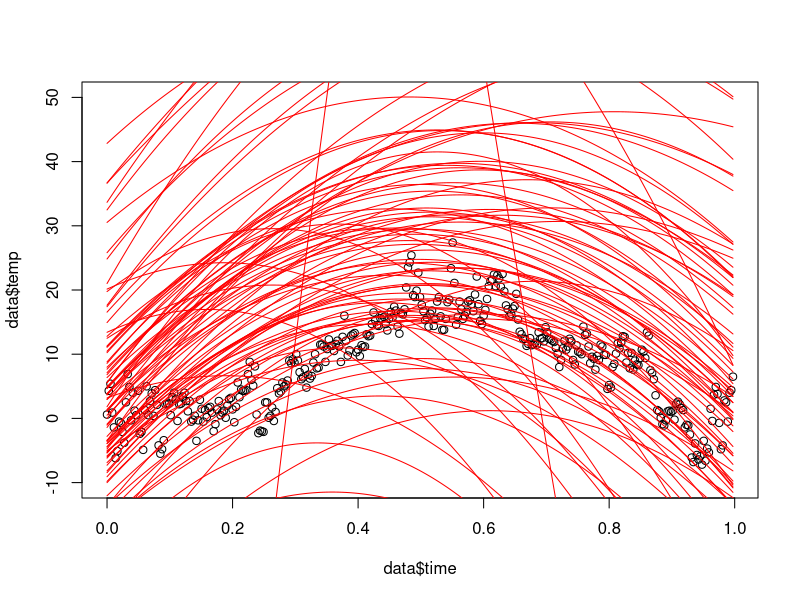
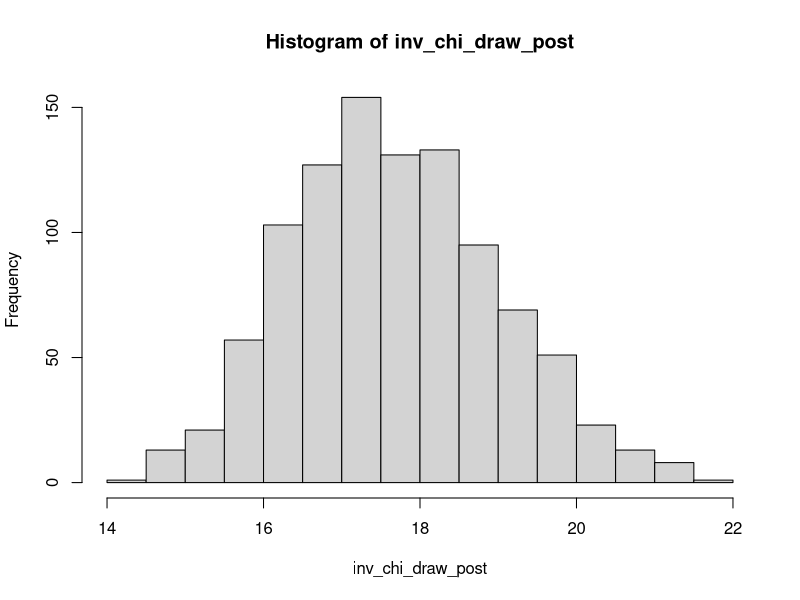
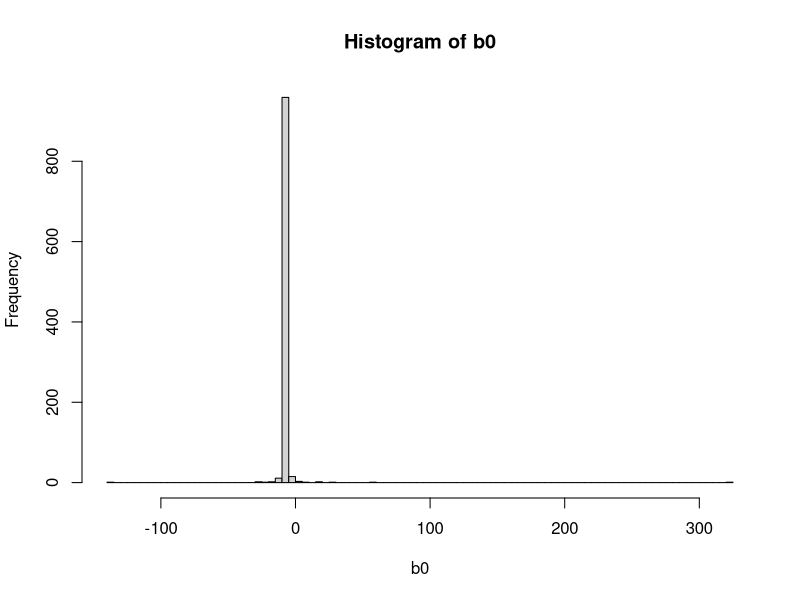
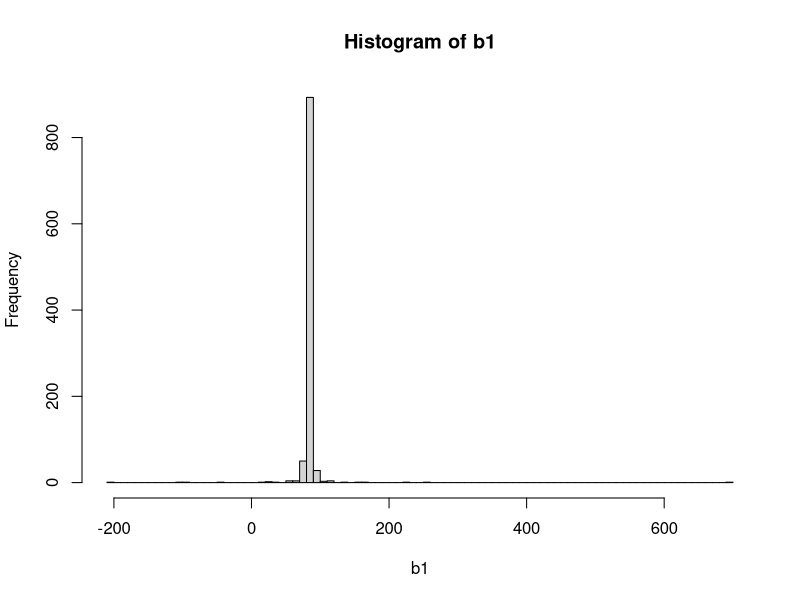
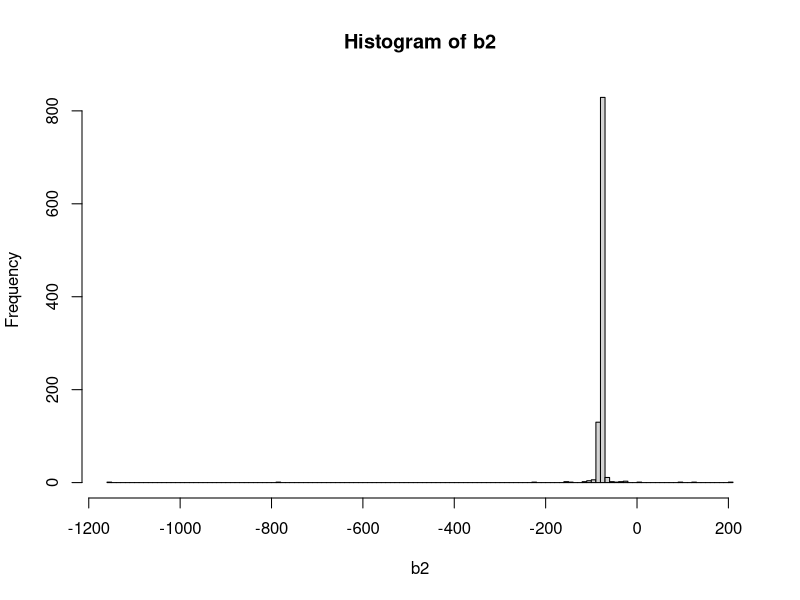
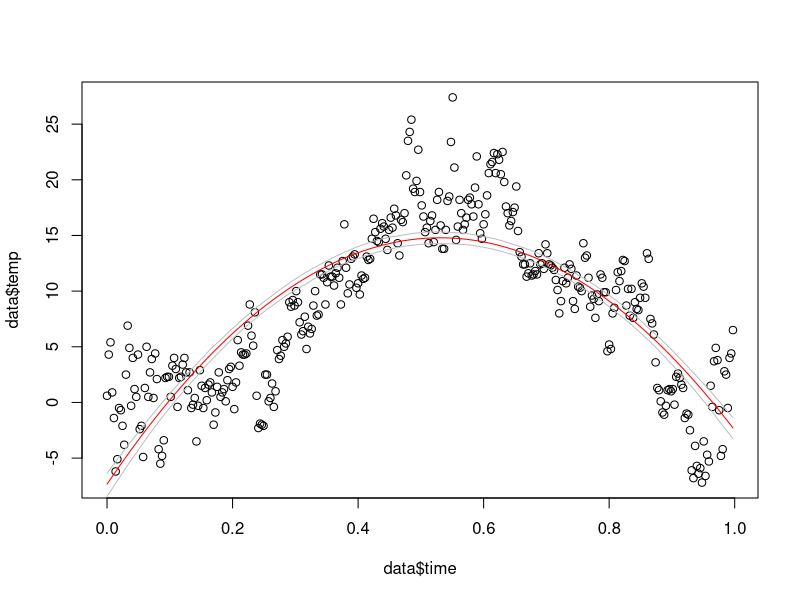
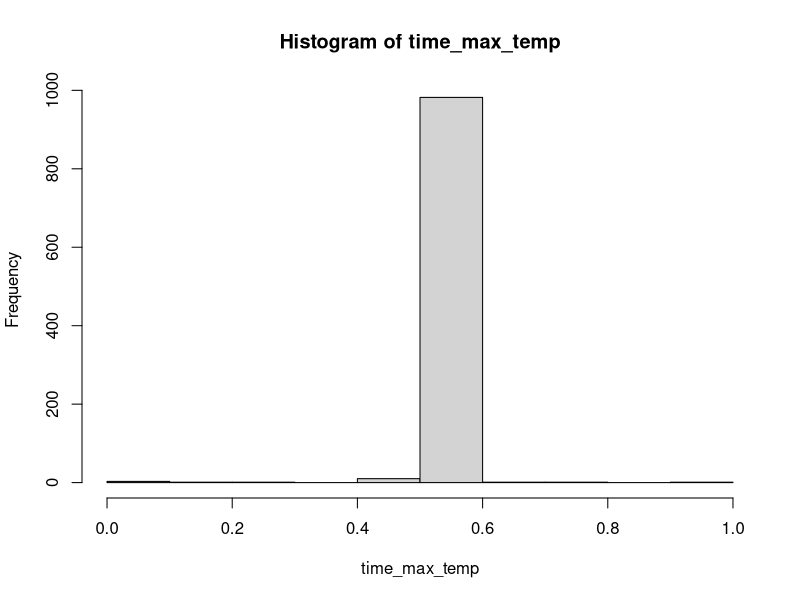
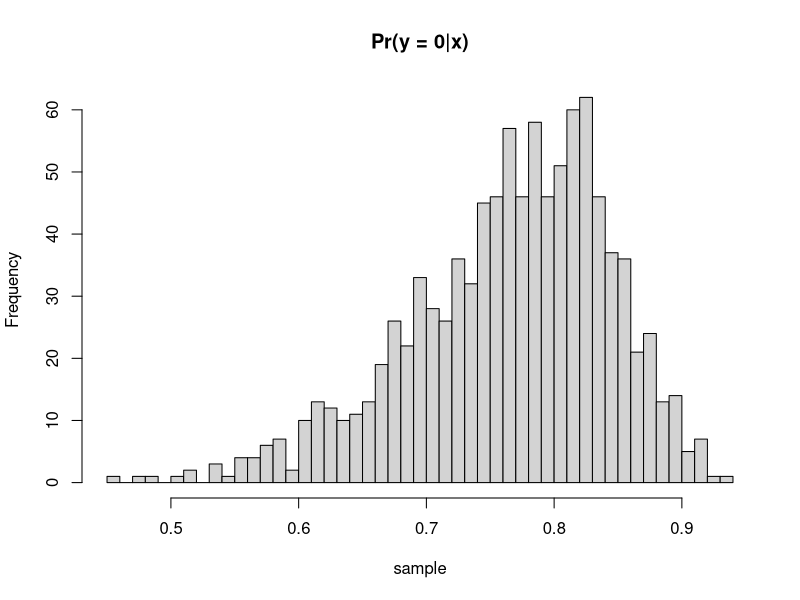

Source code (R) for these figures, in order:
## ---- chunk 1
knitr::opts_chunk$set(echo = TRUE)
## ---- chunk 2
library(mvtnorm)
library(readxl)

## ---- chunk 3
data <- readxl::read_xlsx("Linkoping2022.xlsx")

len<-nrow(data) #365

time <- (as.Date(data$datetime)-as.Date(data$datetime[1]))/365

data$time<-as.numeric(time)
v_0<-1
sigma_0<-1
mu_0 <- matrix(c(0,100,-100),byrow = TRUE)

#Inverse chi-square
inv_chi_draw <- c()
beta_parameters<- list()
omega <- 0.01*diag(3)

post_draw <- function(n){
  for(i in 1:n){
    chi_draw <- rchisq(1,v_0)
    inv_chi_draw[i]<<-(v_0*sigma_0)/(chi_draw)
    
    variance<- solve(omega)*inv_chi_draw[i]
    
    beta_parameters[i]<<-list(c(rmvnorm(1,c(0, 100, -100),variance)))
    
  }
  #hist(inv_chi_draw,breaks=1000)
}

post_draw(1000)

plot(data$time,data$temp, ylim=c(-10, 50))

for (i in 1:100){
  prediction<-c()
  for(j in 1:365){
    prediction[j]<-beta_parameters[[i]][1]+beta_parameters[[i]][2]*
      data$time[j] + beta_parameters[[i]][3]*(data$time[j]^2)
  }
  lines(data$time,prediction,col = "red")
}
## ---- chunk 4

#i)

inv_chi_draw_post <- c()
beta_parameters_post<- list()
joint_post<-function(n){
  X_value<- matrix(c(rep(1, 365),data$time,data$time^2), 
     nrow = 365, ncol = 3, byrow = FALSE)
  mu_inital <- solve(t(X_value)%*%X_value+omega)
  a <- t(X_value)%*%X_value
  b <-solve(t(X_value)%*%X_value)%*%t(X_value)%*%data$temp
  c <- omega%*%mu_0
  
  mu_n<-mu_inital %*% (a%*%b+c)
  
  Omega_n <-t(X_value)%*%X_value+omega
  v_n<-v_0+365
  
  a_1<-v_0*sigma_0+((t(matrix(data$temp))%*%matrix(data$temp))+t(mu_0)%*%
                      omega%*%mu_0- t(mu_n)%*%Omega_n%*%mu_n)
  sigma_n<-a_1/v_n
  
  
  for(i in 1:n){
    chi_draw <- rchisq(1,v_n) 
    inv_chi_draw_post[i]<<-((v_n)*sigma_n)/(chi_draw)
    
    variance_n<- solve(Omega_n)*inv_chi_draw[i] 
    
    beta_parameters_post[i]<<-list(c(rmvnorm(1,c(mu_n),variance_n)))
  }
  
}

n<-1000
joint_post(n)


hist(inv_chi_draw_post)

b0<-rep(NA,n)
b1<-rep(NA,n)
b2<-rep(NA,n)

for(i in 1:n){
  b0[i]<-beta_parameters_post[[i]][1]
  b1[i]<-beta_parameters_post[[i]][2]
  b2[i]<-beta_parameters_post[[i]][3]
}
  

hist(b0,breaks=100)
hist(b1,breaks=100)
hist(b2,breaks=100)
## ---- chunk 5
#ii)
plot(data$time,data$temp)

median_post<-c()
low_quantile<-c()
high_quantile<-c()

for (i in 1:365){
  prediction_post<-c()
  for(j in 1:n){
    prediction_post[j]<-beta_parameters_post[[j]][1]+
      beta_parameters_post[[j]][2]*data$time[i] +
      beta_parameters_post[[j]][3]*(data$time[i]^2)
  }
  median_post[i]<-median(prediction_post)
  #time_max_temp[i]<-data$time[which.max(prediction_post)]
  low_quantile[i]<-quantile(prediction_post, probs = 0.05)
  high_quantile[i]<-quantile(prediction_post, probs = 0.95)
}

lines(data$time,median_post,col = "red")
lines(data$time,low_quantile,col = "gray")
lines(data$time,high_quantile,col = "gray")
## ---- chunk 6

time_max_temp<-c()
values<-c()

for (i in 1:n){
  for(j in 1:365){
    values[j]<-beta_parameters_post[[i]][1]+beta_parameters_post[[i]][2]*
      data$time[j] + beta_parameters_post[[i]][3]*(data$time[j]^2)
  }
  time_max_temp[i]<-data$time[which.max(values)]
}

hist(time_max_temp)

## ---- chunk 7
# Load data
women_data <- as.matrix(read.table("WomenAtWork.dat", header=TRUE))
n_params <- ncol(women_data) - 1
n_obs <- nrow(women_data)

y <- women_data[1:n_obs, 1]
X <- women_data[1:n_obs, 2:ncol(women_data)]
x_names <- colnames(X)

# Set up prior
tau <- 2
mu <- matrix(0, n_params) # Prior mean vector
Sigma <- tau ** 2 * diag(n_params)

log_post_logistic <- function(betas, y, X, mu, Sigma) {
  lin_pred <- X %*% betas
  log_lik <- sum(lin_pred * y - log(1 + exp(lin_pred)))
  log_prior <- dmvnorm(betas, mu, Sigma, log=TRUE)
  
  return(log_lik + log_prior)
}

# Initial values for beta
init_val <- matrix(0, n_params)

# Optimize betas
optim_res <- optim(init_val, log_post_logistic, gr=NULL, y, X, mu, Sigma, 
                   method=c("BFGS"), control=list(fnscale=-1), hessian=TRUE)
rownames(optim_res$par) <- x_names

approx_post_std <- sqrt(diag(solve(-optim_res$hessian)))  
names(approx_post_std) <- x_names

# Print results
cat("Posterior mode:\n", optim_res$par, 
    "\n\nApprox. posterior std.:\n", approx_post_std)

# Check values
# glm(Work ~ 0 + ., data=as.data.frame(women_data), family=binomial) 

# Get 95% equal tail posterior prob. interval for NSmallChild
low_tail <- qnorm(0.025, mean=optim_res$par["NSmallChild",], 
                  sd=approx_post_std["NSmallChild"])
high_tail <- qnorm(0.975, mean=optim_res$par["NSmallChild",], 
                   sd=approx_post_std["NSmallChild"])

cat("Approx. 95% equal tail posterior prob. interval for NSmallChild:\n", 
    paste0("[", round(low_tail, 3), ", ", round(high_tail, 3), "]"))
## ---- chunk 8
# Function to simulate draws from Pr(y = 0|x)
sample_post_pred_y0 <- function(x, n_draws, post_mean, post_sigma) {
  sample <- c()
  
  for (i in 1:n_draws) {
    beta_draw <- t(rmvnorm(1, mean=post_mean, sigma=post_sigma))
    prob_y0 <- 1 - (exp(t(x) %*% beta_draw) / (1 + exp(t(x) %*% beta_draw))) 
    
    sample <- append(sample, prob_y0)
  }
  
  return(sample)
}

# Plot distribution
x <- c(1, 18, 11, 7, 40, 1, 1) # Woman from question
sample <- sample_post_pred_y0(x, 1000, post_mean=optim_res$par, 
                              post_sigma=solve(-optim_res$hessian))

hist(sample, breaks=50, main="Pr(y = 0|x)")
## ---- chunk 9
# Function to simulate draws of number of women who aren't working
sample_n_not_working <- function(x, n_draws, n_equal_women, 
                                 post_mean, post_sigma) {
  sample <- c()
  
  for (i in 1:n_draws) {
    beta_draw <- t(rmvnorm(1, mean=post_mean, sigma=post_sigma))
    prob_y0 <- exp(t(x) %*% beta_draw) / (1 + exp(t(x) %*% beta_draw))
    n_not_working <- sum(rbinom(n_equal_women, 1, prob_y0))
    
    sample <- append(sample, n_not_working)
  }
  
  return(sample)
}

# Plot distribution
x <- c(1, 18, 11, 7, 40, 1, 1) # Woman from question
sample <- sample_n_not_working(x, 1000, 13, post_mean=optim_res$par, 
                               post_sigma=solve(-optim_res$hessian))
hist(sample, main="Pr(No. women not working = z|x)")
